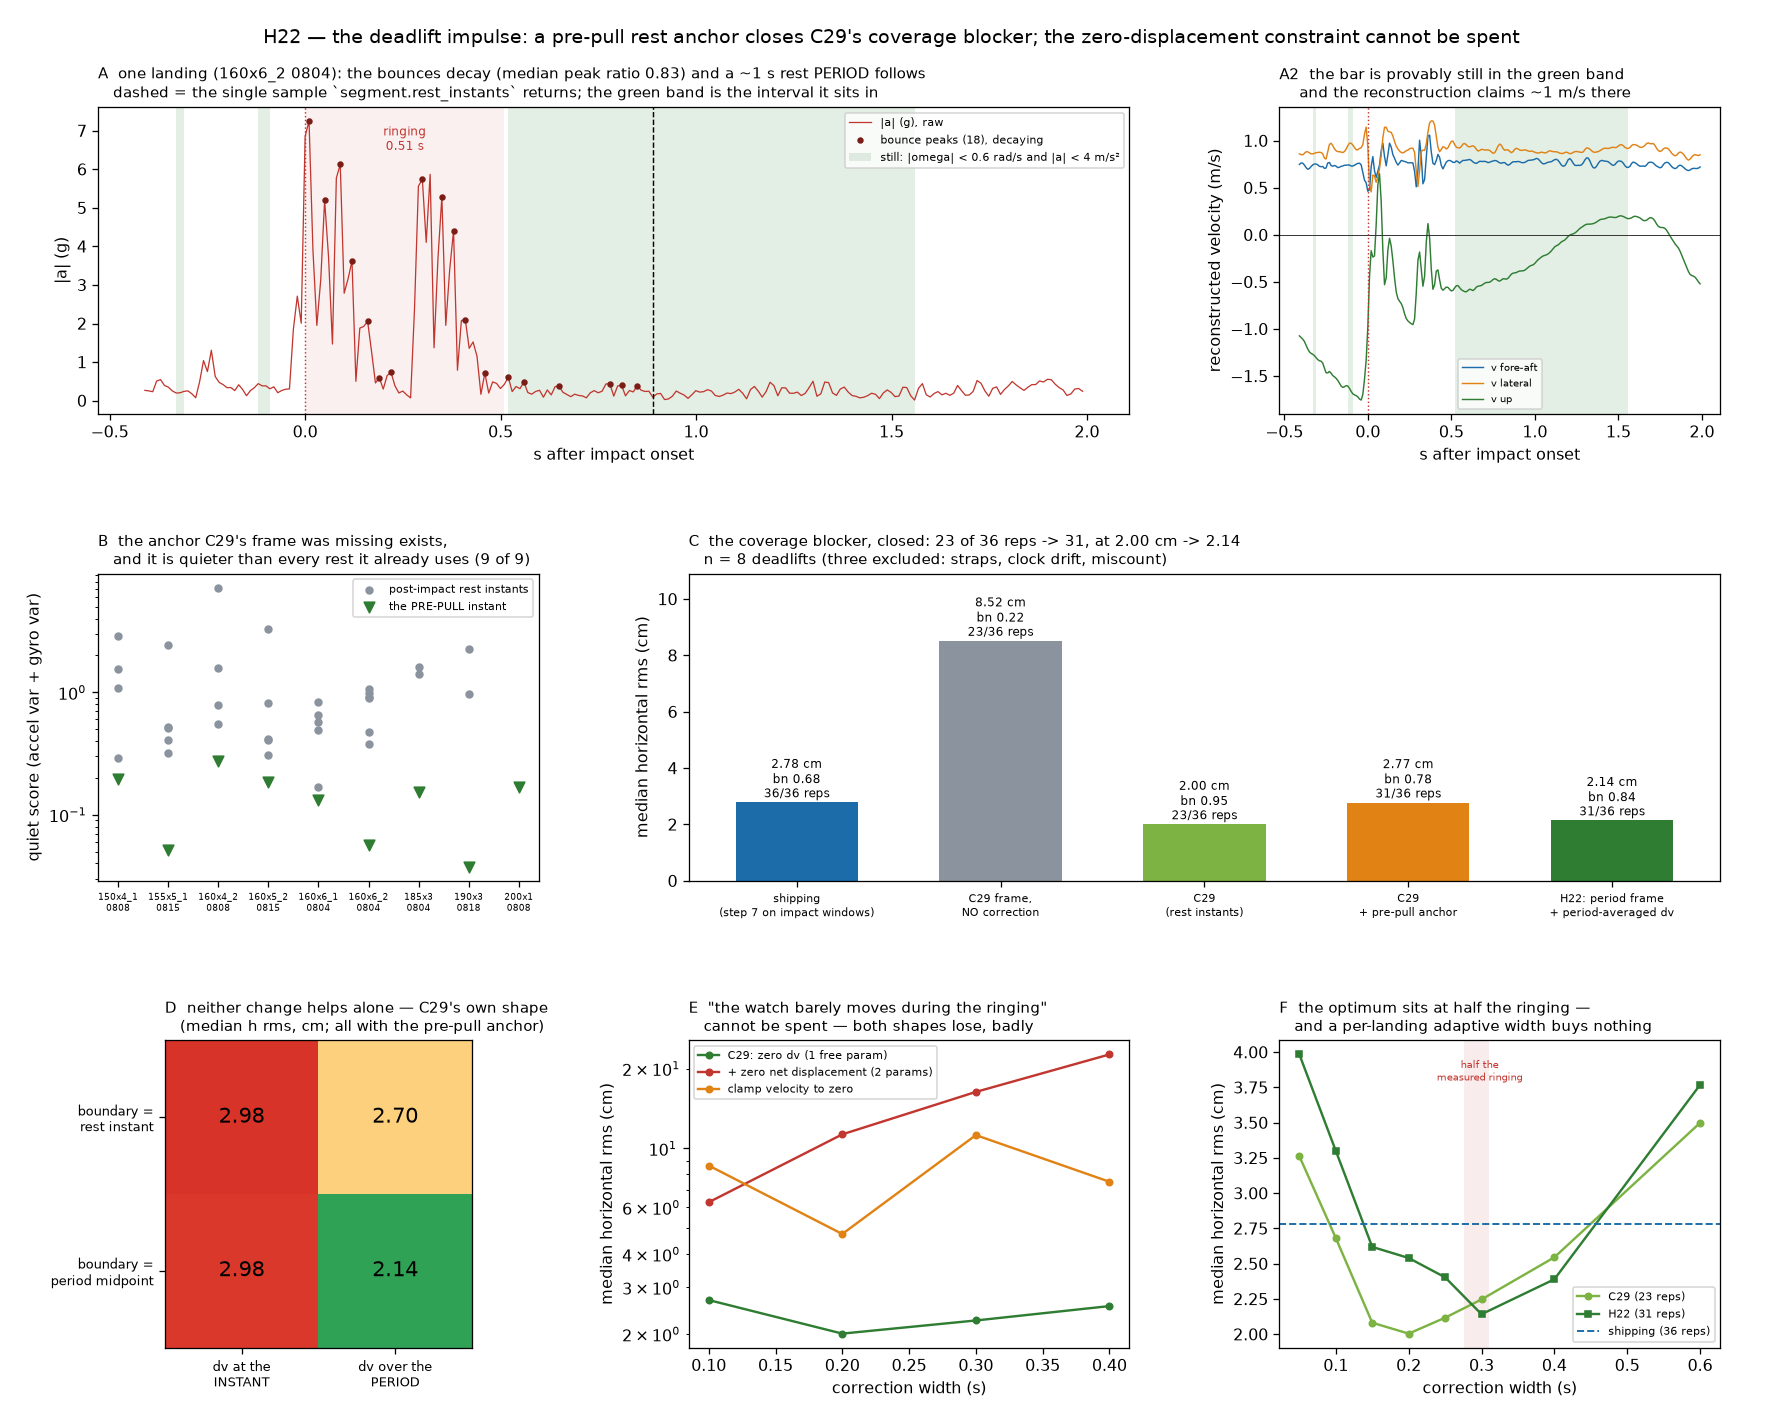

This chart was generated by the following Python code:
"""H22 — the deadlift impulse: a pre-pull rest anchor and the rest PERIOD.

Renders `analysis/72_deadlift_rest_anchor.png` from
`analysis/72_deadlift_rest_anchor.json`, which is committed beside it so the
figure can be redrawn without re-running the corpus (as `analysis/68` and `70`
already do). Measurement only; no reconstruction module was written.

Owner's task: *"explore new ways to fix deadlifts ... see whether you can use
the impulse to your advantage or whether by overlapping reps slightly you can
more easily find a rest period. You know that the bounces at the drop will
decrease and the watch will move very little during the ringing."*

Three readings were tested and they came out very differently.

**The rest PERIOD is real and it is worth having.** The bar is genuinely still
for a median 0.96 s after each landing (37 landings, raw gyro and raw user
acceleration only), and there is a still interval before the FIRST pull on 9 of
9 deadlifts whose quiet score is *lower than every post-impact rest instant in
the same capture*. That anchor is what C29's frame was missing: it takes the
rest-to-rest frame from n-1 windows to n and recovers rep 1, which H19 recorded
as the one thing standing between C29 and shipping.

**Averaging over the period is what makes it pay.** Recovering rep 1 costs
accuracy on its own (2.00 -> 2.77 cm), because the recovered window is the
hardest in the set. Reading `dv` as the MEAN reconstructed velocity over the
still interval, instead of at the single quietest sample, buys it back
(2.98 -> 2.14). Neither change helps alone; only together — the same shape C29
itself had.

**Overlapping the windows LOSES**, which was the owner's literal suggestion and
is the cleanest negative here: of three boundary placements, overlapping is the
worst at every width tried (2.93 against 2.14 and 2.59 at 0.30 s).

**And "the watch barely moves during the ringing" cannot be spent, for a
structural reason.** Step 7's per-window linear detrend already absorbs any
CONSTANT velocity error, so an absolute zero-displacement statement is
invisible to the metric; imposing it inside one window only manufactures a
kink. Measured: a two-parameter correction zeroing both dv and the window's
displacement gives 11.53 cm against C29's 2.00, and a hard velocity clamp
gives 4.22.
"""
import json
import sys
from pathlib import Path

import matplotlib
matplotlib.use("Agg")
import matplotlib.pyplot as plt
import numpy as np

ROOT = Path(__file__).resolve().parents[1]
sys.path.insert(0, str(ROOT))
GREEN, GREY, RED, BLUE, ORANGE = "#2e7d32", "#8b949e", "#c1362f", "#1b6ca8", "#e08214"
EXCLUDE = {"deadlift_160x6_1_20260818_123507",      # straps, H20
           "deadlift_170x4_3_20260808_122936",      # 22.8% clock drift, G3
           "deadlift_210x1_20260815_132206"}        # miscounts a single, H15
W = [0.05, 0.10, 0.15, 0.20, 0.25, 0.30, 0.40, 0.60]


def short(stem):
    name = stem.split("_2026")[0].replace("deadlift_", "")
    return f"{name}\n{stem.split('_2026')[1][:4]}"


def main():
    D = json.loads((ROOT / "analysis" / "72_deadlift_rest_anchor.json").read_text())
    fin = D["final"]
    caps = [k for k in fin if k not in EXCLUDE
            and "h" in fin[k].get("ship", {}) and "h" in fin[k].get("H22", {})]

    fig = plt.figure(figsize=(15.5, 12.4))
    gs = fig.add_gridspec(3, 3, hspace=0.52, wspace=0.34,
                          left=0.055, right=0.965, top=0.925, bottom=0.055)

    # A — one landing, drawn: the bounces decay, then the bar is STILL
    tr = D["trace"]
    t = np.array(tr["t"])
    ax = fig.add_subplot(gs[0, :2])
    ax.plot(t, tr["a"], lw=.8, color=RED, label="|a| (g), raw")
    pk = np.array(tr["peaks"])
    if len(pk):
        ax.plot(pk[:, 0], pk[:, 1] / 9.80665, "o", ms=3, color="#7a1d16",
                label=f"bounce peaks ({len(pk)}), decaying")
    still = np.array(tr["still"]).astype(bool)
    ax.fill_between(t, 0, 1, where=still, transform=ax.get_xaxis_transform(),
                    color=GREEN, alpha=.13, lw=0, label="still: |omega| < 0.6 rad/s and |a| < 4 m/s²")
    for r in tr["rest"]:
        ax.axvline(r, color="k", ls="--", lw=.9)
    ax.axvline(0, color=RED, ls=":", lw=.9)
    ax.axvspan(0, tr["ring"], color=RED, alpha=.07, lw=0)
    ax.text(tr["ring"] / 2, 0.86, f"ringing\n{tr['ring']:.2f} s", ha="center",
            transform=ax.get_xaxis_transform(), fontsize=7.5, color=RED)
    ax.set_ylabel("|a| (g)")
    ax.set_xlabel("s after impact onset")
    ax.legend(fontsize=7, loc="upper right")
    ax.set_title(f"A  one landing ({tr['cap']}): the bounces decay (median peak ratio 0.83) and a ~1 s rest PERIOD follows\n"
                 f"   dashed = the single sample `segment.rest_instants` returns; the green band is the interval it sits in",
                 fontsize=9.5, loc="left")

    # A2 — the same landing's reconstructed velocity
    ax = fig.add_subplot(gs[0, 2])
    for key, c, lbl in (("vx", BLUE, "v fore-aft"), ("vy", ORANGE, "v lateral"), ("vz", GREEN, "v up")):
        ax.plot(t, tr[key], lw=.9, color=c, label=lbl)
    ax.fill_between(t, 0, 1, where=still, transform=ax.get_xaxis_transform(),
                    color=GREEN, alpha=.13, lw=0)
    ax.axhline(0, color="#333", lw=.6)
    ax.axvline(0, color=RED, ls=":", lw=.9)
    ax.set_xlabel("s after impact onset"); ax.set_ylabel("reconstructed velocity (m/s)")
    ax.legend(fontsize=6.5)
    ax.set_title("A2  the bar is provably still in the green band\n"
                 "    and the reconstruction claims ~1 m/s there", fontsize=9.5, loc="left")

    # B — the pre-pull anchor is the QUIETEST instant in the capture
    ax = fig.add_subplot(gs[1, 0])
    names = list(D["quiet"])
    for i, n in enumerate(names):
        r = D["quiet"][n]["rest"]
        ax.scatter([i] * len(r), r, s=18, color=GREY, zorder=2,
                   label="post-impact rest instants" if i == 0 else None)
        if D["quiet"][n]["pre"] is not None:
            ax.scatter([i], [D["quiet"][n]["pre"]], s=44, marker="v", color=GREEN,
                       zorder=3, label="the PRE-PULL instant" if i == 0 else None)
    ax.set_yscale("log")
    ax.set_xticks(range(len(names)))
    ax.set_xticklabels([n.replace(" ", "\n") for n in names], fontsize=5.6)
    ax.set_ylabel("quiet score (accel var + gyro var)")
    ax.legend(fontsize=7)
    ax.set_title("B  the anchor C29's frame was missing exists,\n"
                 "   and it is quieter than every rest it already uses (9 of 9)",
                 fontsize=9.5, loc="left")

    # C — the ladder
    ax = fig.add_subplot(gs[1, 1:])
    arms = [("ship", "shipping\n(step 7 on impact windows)", BLUE),
            ("c29ctl", "C29 frame,\nNO correction", GREY),
            ("c29", "C29\n(rest instants)", "#7cb342"),
            ("c29pre", "C29\n+ pre-pull anchor", ORANGE),
            ("H22", "H22: period frame\n+ period-averaged dv", GREEN)]
    x = np.arange(len(arms))
    hs = [float(np.median([fin[k][a]["h"] for k in caps if "h" in fin[k].get(a, {})])) for a, _, _ in arms]
    ns = [sum(fin[k][a]["n"] for k in caps if "n" in fin[k].get(a, {})) for a, _, _ in arms]
    bn = [float(np.median([fin[k][a]["bn"] for k in caps if "bn" in fin[k].get(a, {})])) for a, _, _ in arms]
    ax.bar(x, hs, 0.6, color=[c for _, _, c in arms])
    for i, (h, n, b) in enumerate(zip(hs, ns, bn)):
        ax.text(i, h + 0.18, f"{h:.2f} cm\nbn {b:.2f}\n{n}/36 reps", ha="center", fontsize=7.4)
    ax.set_xticks(x); ax.set_xticklabels([l for _, l, _ in arms], fontsize=7.2)
    ax.set_ylabel("median horizontal rms (cm)")
    ax.set_ylim(0, max(hs) * 1.28)
    ax.set_title("C  the coverage blocker, closed: 23 of 36 reps -> 31, at 2.00 cm -> 2.14\n"
                 "   n = 8 deadlifts (three excluded: straps, clock drift, miscount)",
                 fontsize=9.5, loc="left")

    # D — the 2x2: neither change works alone
    ax = fig.add_subplot(gs[2, 0])
    e8 = D["exp8"]
    k8 = [k for k in e8 if k not in EXCLUDE]
    grid = np.array([[float(np.median([e8[k][f"{b}_{dv}"]["h"] for k in k8]))
                      for dv in ("instant", "period")] for b in ("anchor", "mid")])
    im = ax.imshow(grid, cmap="RdYlGn_r", vmin=2.0, vmax=3.1)
    for i in range(2):
        for j in range(2):
            ax.text(j, i, f"{grid[i, j]:.2f}", ha="center", va="center", fontsize=13)
    ax.set_xticks([0, 1]); ax.set_xticklabels(["dv at the\nINSTANT", "dv over the\nPERIOD"], fontsize=8)
    ax.set_yticks([0, 1]); ax.set_yticklabels(["boundary =\nrest instant", "boundary =\nperiod midpoint"], fontsize=8)
    ax.set_title("D  neither change helps alone — C29's own shape\n"
                 "   (median h rms, cm; all with the pre-pull anchor)", fontsize=9.5, loc="left")

    # E — the two rejected shapes
    ax = fig.add_subplot(gs[2, 1])
    e3 = D["exp3"]
    ks = [k for k in e3 if k not in EXCLUDE]
    def med3(tag, w):
        v = [e3[k][f"{tag}_r0_{w:.2f}"]["h"] for k in ks
             if "h" in e3[k].get(f"{tag}_r0_{w:.2f}", {})]
        return float(np.median(v)) if v else np.nan
    ws = [0.10, 0.20, 0.30, 0.40]
    for tag, c, lbl in (("const", GREEN, "C29: zero dv (1 free param)"),
                        ("disp", RED, "+ zero net displacement (2 params)"),
                        ("zupt", ORANGE, "clamp velocity to zero")):
        ax.plot(ws, [med3(tag, w) for w in ws], "o-", color=c, label=lbl, ms=4)
    ax.set_yscale("log")
    ax.set_xlabel("correction width (s)"); ax.set_ylabel("median horizontal rms (cm)")
    ax.legend(fontsize=6.6)
    ax.set_title("E  \"the watch barely moves during the ringing\"\n"
                 "   cannot be spent — both shapes lose, badly", fontsize=9.5, loc="left")

    # F — the width sweep, period frame
    ax = fig.add_subplot(gs[2, 2])
    e5 = D["exp5"]
    ks = [k for k in e5 if k not in EXCLUDE]
    def med5(tag, w, f="h"):
        v = [e5[k][f"{tag}_{w:.2f}"][f] for k in ks if f in e5[k].get(f"{tag}_{w:.2f}", {})]
        return float(np.median(v)) if v else np.nan
    ax.plot(W, [med5("c29", w) for w in W], "o-", color="#7cb342", ms=4, label="C29 (23 reps)")
    ax.plot(W, [med5("mid", w) for w in W], "s-", color=GREEN, ms=4, label="H22 (31 reps)")
    ax.axhline(float(np.median([fin[k]["ship"]["h"] for k in caps])), color=BLUE,
               ls="--", lw=1.2, label="shipping (36 reps)")
    rd = [x["ring_s"] for v in D["ring"].values() for x in v if x["ring_s"] < 1.0]
    ax.axvspan(np.percentile(rd, 25) / 2, np.percentile(rd, 75) / 2, color=RED, alpha=.09, lw=0)
    ax.text(np.median(rd) / 2, 0.94, "half the\nmeasured ringing", ha="center", fontsize=6.5,
            color=RED, transform=ax.get_xaxis_transform(), va="top")
    ax.set_xlabel("correction width (s)"); ax.set_ylabel("median horizontal rms (cm)")
    ax.legend(fontsize=7)
    ax.set_title("F  the optimum sits at half the ringing —\n"
                 "   and a per-landing adaptive width buys nothing", fontsize=9.5, loc="left")

    fig.suptitle("H22 — the deadlift impulse: a pre-pull rest anchor closes C29's coverage blocker; "
                 "the zero-displacement constraint cannot be spent", fontsize=12)
    out = ROOT / "analysis" / "72_deadlift_rest_anchor.png"
    fig.savefig(out, dpi=115)
    print("wrote", out)


if __name__ == "__main__":
    main()
